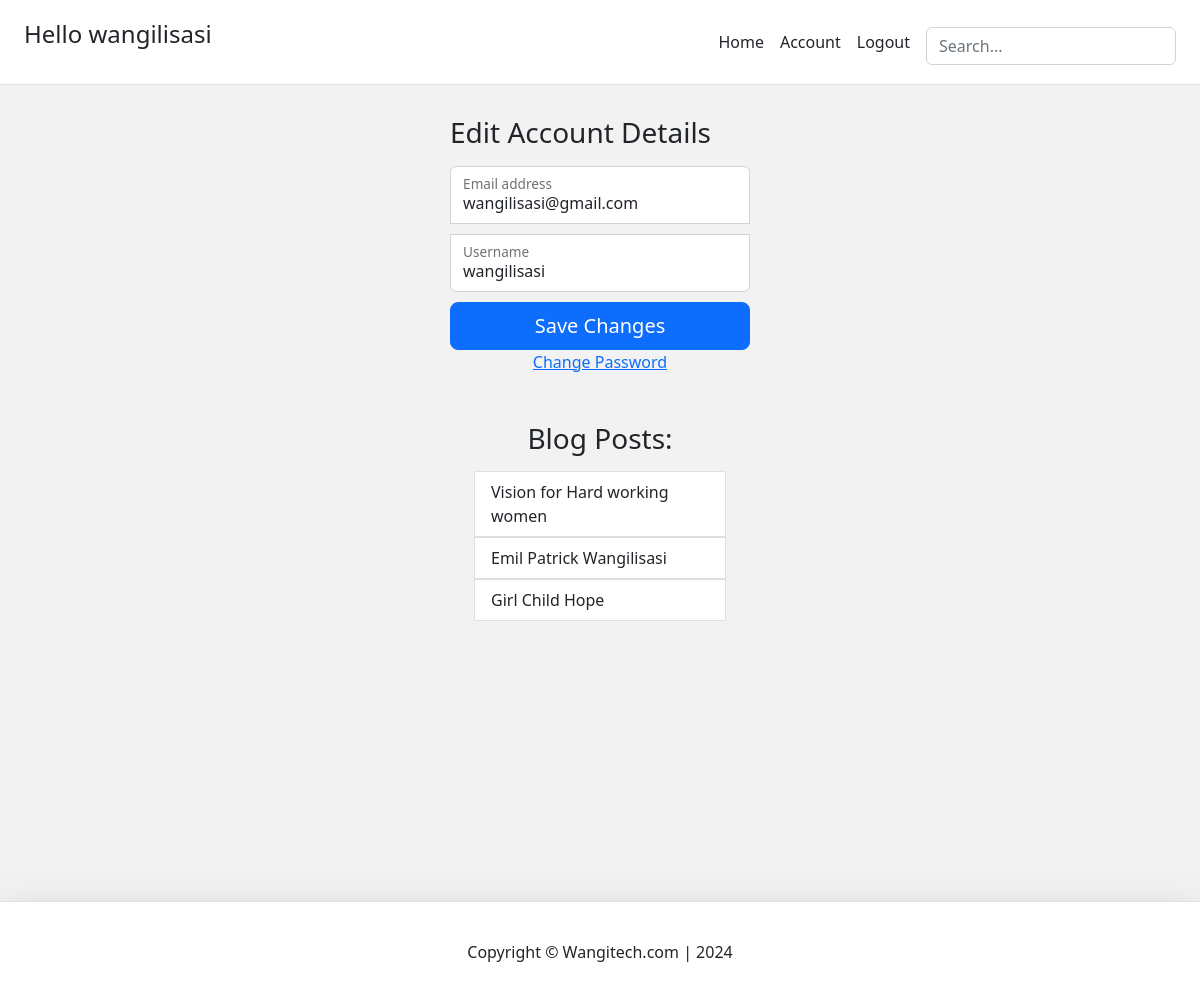
The app's page /account/ (signed in) with its own data.
### account/models.py (models this page shows, shortened)
class Account(AbstractBaseUser):
    email                   = models.EmailField(verbose_name='email',max_length=60,unique=True)
    username                = models.CharField(max_length=30,unique=True)
    date_joined				= models.DateTimeField(verbose_name='date joined', auto_now_add=True)
    last_login				= models.DateTimeField(verbose_name='last login', auto_now=True)
    is_admin		        = models.BooleanField(default=False)
    is_active				= models.BooleanField(default=True)
    is_staff				= models.BooleanField(default=False)
    is_superuser			= models.BooleanField(default=False)
    USERNAME_FIELD='email'
    REQUIRED_FIELDS=['username']
    objects=MyAccountManager()

### blog/models.py (models this page shows)
class BlogPost(models.Model):
    title               =models.CharField(max_length=50, null=False, blank=True)
    body                =models.TextField(max_length=5000, null=False, blank=True)
    image               =models.ImageField(upload_to=upload_location, null=False, blank=True)
    date_published      =models.DateTimeField(auto_now_add=True,verbose_name="date_updated")
    date_updated        =models.DateTimeField(auto_now=True,verbose_name="date_updated")
    author              =models.ForeignKey(settings.AUTH_USER_MODEL,on_delete=models.CASCADE)
    slug                =models.SlugField(blank=True,unique=True)
    def __str__(self):
        return self.title

### account/views.py (the view)
# urls.py: path('account/', account_view, name='account'),
def account_view(request):
    if not request.user.is_authenticated:
        return redirect('login')
    context={}
    if request.POST:
        form=AccountUpdateForm(request.POST,instance=request.user)
        if form.is_valid():
            form.initial={
                "email":request.POST['email'],
                "username":request.POST['username']
            }
            form.save()
            context['success_message']="Updated"
    else:
        form=AccountUpdateForm(
            initial={
                "email":request.user.email,
                "username":request.user.username,
            }
        )
    context['account_form']=form
    blog_posts=BlogPost.objects.filter(author=request.user)
    context['blog_posts']=blog_posts
    return render(request,'account/account.html',context)

### account/forms.py (shortened to what this page needs)
class AccountUpdateForm(forms.ModelForm):
    class Meta:
        model=Account
        fields=('email','username')

### account/templates/account/account.html (shortened to what this page needs)
{% extends 'base.html' %}
{% block content %}
<main class="form-signin w-100 m-auto">
    <form method="POST">
      <h1 class="h3 mb-3 fw-normal">Edit Account Details</h1>
      <div class="form-floating">
        <input type="email" name="email" value="{{account_form.initial.email}}" class="form-control" id="floatingInput" placeholder="name@example.com">
        <label for="floatingInput">Email address</label>
      </div>
      <div class="form-floating">
        <input type="text" name="username" value="{{account_form.initial.username}}" class="form-control" id="inputUsername" placeholder="Username">
        <label for="floatingPassword">Username</label>
      </div>
      <button class="w-100 btn btn-lg btn-primary" type="submit">Save Changes</button>
    </form>
    <div class="d-flex flex-column">
        <a class="m-auto" href="{% url 'password_change' %}">Change Password</a>
    </div>
    <div class="container mt-4 p-4">
      <div class="row">
        <div class="blog-posts">
          <h3 class="mb-3 font-weight-normal">Blog Posts:</h3>
          {% if blog_posts %}
          <ul class="list-group">
            {% for post in blog_posts %}
             <a href="{% url 'blog:detail' post.slug %}" style="text-decoration:none;">
              <li class="list-group-item">{{post}}</li>
             </a>
             {% endfor %}
          </ul>
          {% else %}
          <p>You have no blog posts. Create a post <a href="{% url 'blog:create' %}">here</a></p>
          {% endif %}
        </div>
      </div>
    </div>
{% endblock content %}

### templates/snippets/header.html (shortened to what this page needs)
<link href="https://cdn.jsdelivr.net/npm/bootstrap@5.2.0/dist/css/bootstrap.min.css" rel="stylesheet">
<div class="d-flex flex-column flex-md-row align-items-center p-3 px-md-4 mb-3 bg-white border-bottom">
    <a href="/" class="d-flex align-items-center text-dark text-decoration-none">
        {% if request.user.is_authenticated %}
      <span class="fs-4"><p>Hello {{request.user.username}} </p></span>
      {% endif %}
    </a>
    <nav class="d-inline-flex mt-2 mt-md-0 ms-md-auto">
        {% if user.is_authenticated %}
        <a class="me-3 py-2 text-dark text-decoration-none" href="{% url 'home' %}" >Home</a>
        <a class="me-3 py-2 text-dark text-decoration-none" href="{% url 'account' %}">Account</a>
        <a class="me-3 py-2 text-dark text-decoration-none" href="{% url 'logout' %}">Logout</a>
        {% else %}
        <a class="me-3 py-2 text-dark text-decoration-none" href="{% url 'home' %}">Home</a>
        <a class="me-3 py-2 text-dark text-decoration-none" href="{% url 'login' %}">Login</a>
        <a class="btn btn-outline-primary py-2 text-dark text-decoration-none" href="{% url 'register' %}">Register</a>
        {% endif %}
    </nav>
    <div class="search-bar mt-sm-2 mr-2">
      <form onsubmit="return executeQuery();">
        <input type="text" class="form-control" name="q" id="id_q" placeholder="Search...">
      </form>
    </div>
  </div>

### templates/snippets/header.html (style rules this page uses)
.container { max-width: 960px; }
.search-bar { max-width: 250px; width: 100%; }

### templates/snippets/base_css.html (style rules this page uses)
body { background-color: #f2f2f2; }

### account/templates/account/account.html (style rules this page uses)
.form-signin { max-width: 330px; padding: 15px; }
.form-signin input[type="email"] { margin-bottom: 10px; border-bottom-right-radius: 0; border-bottom-left-radius: 0; }
.form-signin input[type="text"] { margin-bottom: 10px; border-top-left-radius: 0; border-top-right-radius: 0; }
h3 { text-align: center; }
.blog-posts { max-width: 500px; width: 100%; margin: auto; }

### records on screen
Account: user.username "wangilisasi", email "wangilisasi@gmail.com", username "wangilisasi"
BlogPost: title "Vision for Hard working women"
BlogPost: title "Emil Patrick Wangilisasi"
BlogPost: title "Girl Child Hope"
